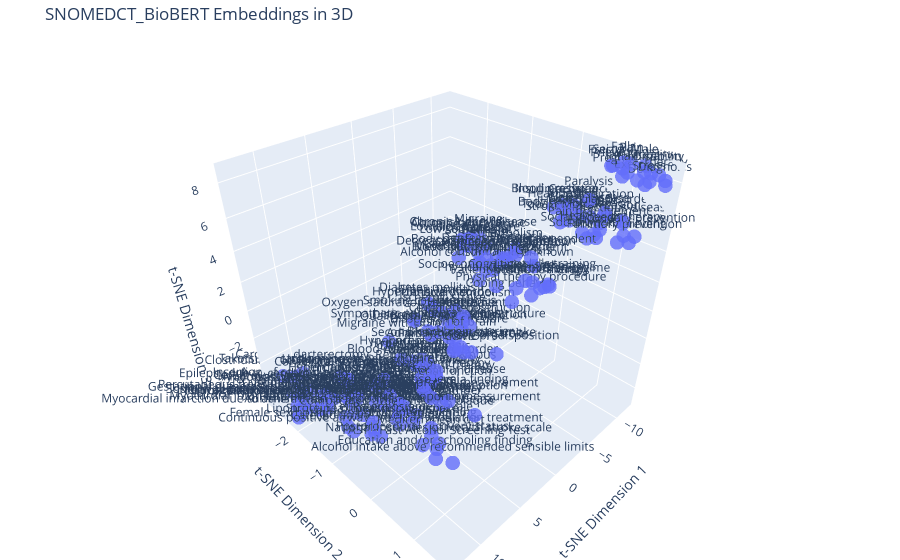

Notebook cell for this chart:
### Code cell
graph_reduced_in_3d(embedding_matrix_2, embedding_names_2, title='SNOMEDCT_BioBERT Embeddings in 3D')

### Figure 1 — Plotly figure (JSON) as saved in the notebook; plotly's stock layout.template omitted (floating-point values rounded to 4 significant figures; data arrays with more than 128 entries replaced by an {"elided": "..."} marker saying what was removed)
{"data": [{"marker": {"opacity": 0.8, "size": 5}, "mode": "markers+text", "text": {"elided": "188 str values"}, "textposition": "top center", "type": "scatter3d", "x": {"elided": "188 float values"}, "y": {"elided": "188 float values"}, "z": {"elided": "188 float values"}}], "layout": {"margin": {"b": 0, "l": 0, "r": 0, "t": 40}, "scene": {"xaxis": {"title": {"text": "t-SNE Dimension 1"}}, "yaxis": {"title": {"text": "t-SNE Dimension 2"}}, "zaxis": {"title": {"text": "t-SNE Dimension 3"}}}, "title": {"text": "SNOMEDCT_BioBERT Embeddings in 3D"}}}
